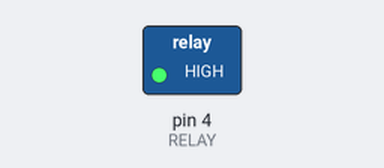
A sketch run on a simulated Arduino Uno, built with avr-gcc and run on an emulated ATmega328P. On the bench: switched loads named in the sketch (green lamp = pin HIGH). Dashed ring = blinking.

Above: at 0.5 s.
Timing chart, 0 to 4.6 s (numbered marks = the images above):
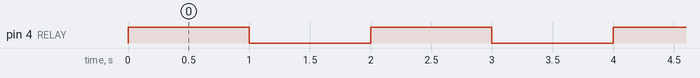

Measured:
- by itself, pin 4 (RELAY): alternates HIGH for 1.0 s and LOW for 1.0 s

The sketch:

do_relay.ino
```cpp
#define RELAY 4

void setup()
{
  pinMode(RELAY, OUTPUT);
}

void loop()
{
  digitalWrite(RELAY, HIGH);
  delay(1000);
  digitalWrite(RELAY, LOW);
  delay(1000);
}
```
